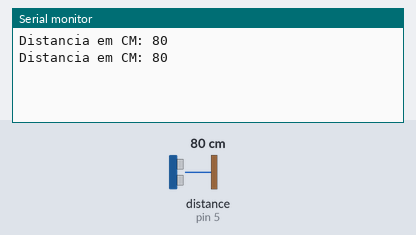
A sketch run on a simulated Arduino Uno, built with avr-gcc and run on an emulated ATmega328P. Shown: the last lines printed to the serial monitor. The test bench sets the inputs (shaded band); at power-on: distance to the obstacle (sensor on pin 5) 80 cm. The echo pulse lasts 58.3 µs per cm.

Above: at 1.8 s.
1.9 s: distance to the obstacle (sensor on pin 5) set to 2 cm
At 2.8 s:
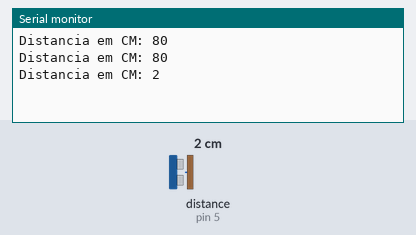
3.4 s: distance to the obstacle (sensor on pin 5) set to 4 cm
At 4.7 s:
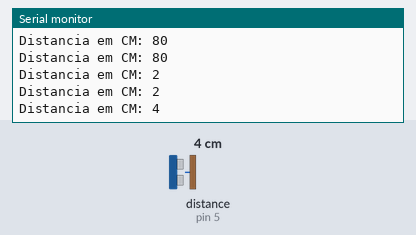
Timing chart, 0 to 6.4 s (numbered marks = the images above; inputs shaded):
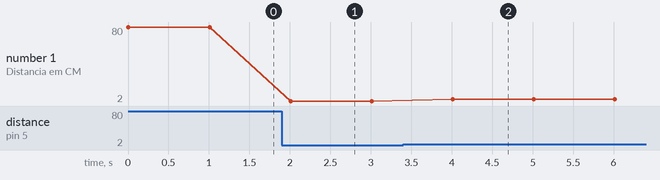

The sketch:

testandoUltraSom.ino
```cpp
#include <Ultrasonic.h>


int trig = 6; // Pino "trig" do sonar
int distancia = 0; // Recebe a leitura do sonar.
int echo = 5; // Pino "echo" do sonar
Ultrasonic ultrasonic(6,5);

void setup() {
  // put your setup code here, to run once:
  Serial.begin(9600);
  pinMode(trig,OUTPUT);
  pinMode(echo,INPUT);

}

void loop() {
  // put your main code here, to run repeatedly:

  //seta o pino 12 com um pulso baixo "LOW" ou desligado ou ainda 0
    digitalWrite(trig, LOW);
  // delay de 2 microssegundos
    delayMicroseconds(2);
  //seta o pino 12 com pulso alto "HIGH" ou ligado ou ainda 1
    digitalWrite(trig, HIGH);
  //delay de 10 microssegundos
    delayMicroseconds(10);
  //seta o pino 12 com pulso baixo novamente
    digitalWrite(trig, LOW);
  // função Ranging, faz a conversão do tempo de
  //resposta do echo em centimetros, e armazena
  //na variavel distancia
    int distancia = (ultrasonic.Ranging(CM));

  Serial.print("Distancia em CM: ");
  Serial.println(distancia);
  delay(1000); //espera 1 segundo para fazer a leitura novamente

}
```

Measured:
- after the input at 1.9 s, the serial monitor: prints a new line after 0.11 s (image 1)
- after the input at 3.4 s, the serial monitor: prints a new line after 0.61 s (image 2)
- plotted number 1: 80 → 2 after the input at 1.9 s, 2 → 4 after the input at 3.4 s
